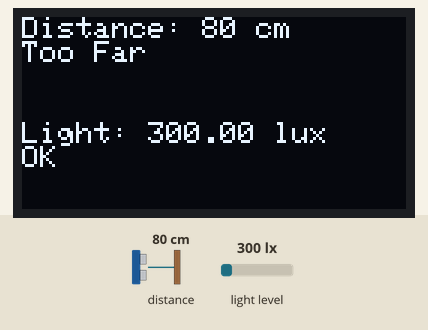
Recording of a sketch running on a simulated Arduino Uno, built with avr-gcc and run on an emulated ATmega328P. Shown: 128×64 one-colour display. The inputs (shaded band) are chosen by the test bench; at power-on: distance to the obstacle 80 cm, light level 300 lx. What the sketch prints to the serial monitor is not drawn.

Above: at 1.4 s.
1.5 s: distance to the obstacle set to 2 cm
At 2.1 s:
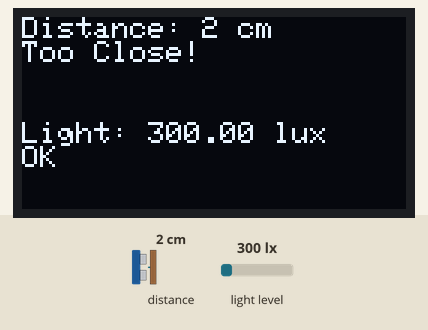
3.2 s: light level set to 111 lx
At 4.5 s:
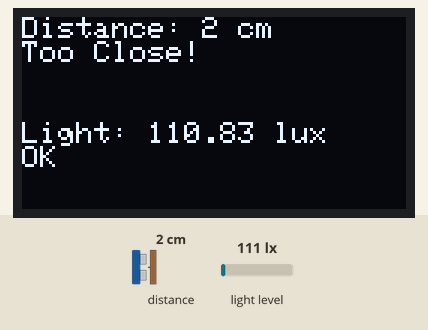
4.9 s: light level set to 90 lx
At 5.6 s:
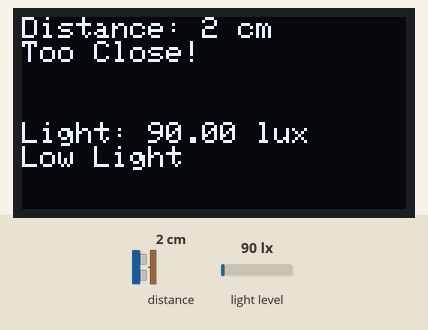
6.6 s: distance to the obstacle set to 22 cm
At 8.0 s:
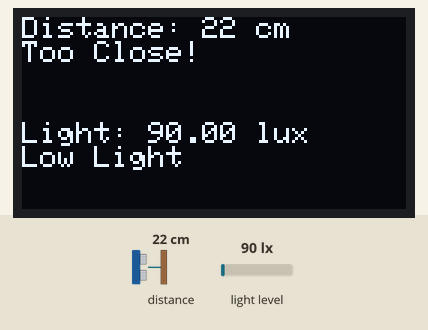
8.3 s: distance to the obstacle set to 28 cm
At 9.2 s:
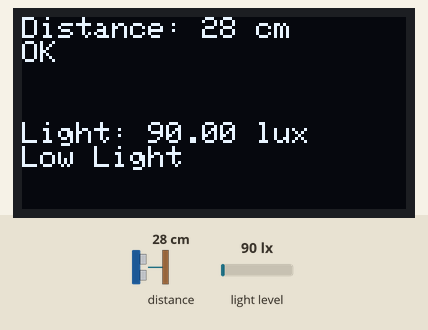
10.0 s: light level set to 500 lx
At 11.6 s:
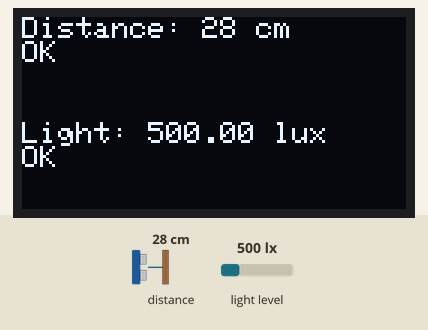
Timing chart, 0 to 12.7 s (numbered marks = the images above; inputs shaded):
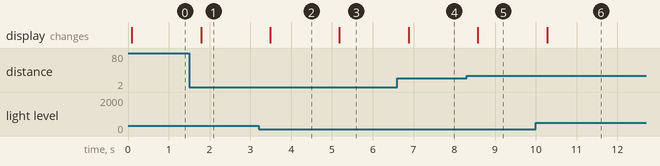

Measured:
- the behaviour switches between 101 and 100 lx on light level (found by bisection; images 2 and 3)
- the behaviour switches between 24 and 25 cm on distance to the obstacle (found by bisection; images 4 and 5)
- after the input at 1.5 s, the display: changes after 0.29 s (image 1)
- after the input at 3.2 s, the display: changes after 0.29 s (image 2)
- after the input at 4.9 s, the display: changes after 0.29 s (image 3)
- after the input at 6.6 s, the display: changes after 0.28 s (image 4)
- after the input at 8.3 s, the display: changes after 0.28 s (image 5)
- after the input at 10.0 s, the display: changes after 0.28 s (image 6)

The sketch:

sketch_jan18a.ino
```cpp
#include <Wire.h>
#include <Adafruit_SSD1306.h>
#include <VL53L0X.h>
#include <BH1750.h>

// OLED screen settings
#define SCREEN_WIDTH 128
#define SCREEN_HEIGHT 64
#define OLED_RESET    -1  // Reset pin, -1 if not used
Adafruit_SSD1306 display(SCREEN_WIDTH, SCREEN_HEIGHT, &Wire, OLED_RESET);

// VL53L0X sensor settings
VL53L0X sensor;

// BH1750 sensor settings
BH1750 lightMeter;

// 20-20-20 Rule Timer (2 minutes work and 20 seconds break)
unsigned long startTime = 0;
const unsigned long workDuration = 2 * 60 * 1000;  // 2 minutes (120,000 milliseconds)
const unsigned long breakDuration = 20 * 1000;     // 20 seconds (20,000 milliseconds)
bool onBreak = false;

void setup() {
  // Start serial communication for debugging
  Serial.begin(115200);
  Wire.begin();

  // Initialize OLED display
  if (!display.begin(SSD1306_SWITCHCAPVCC, 0x3C)) {
    Serial.println(F("OLED initialization failed"));
    while (1);
  }
  display.clearDisplay();
  display.setTextSize(1);
  display.setTextColor(SSD1306_WHITE);

  // Initialize VL53L0X sensor
  if (!sensor.init()) {
    Serial.println("VL53L0X initialization failed!");
    while (1);  // Stop execution if sensor fails
  }
  sensor.setTimeout(500);  // Set timeout for readings
  Serial.println("VL53L0X initialized successfully");

  // Initialize BH1750 sensor
  if (lightMeter.begin()) {
    Serial.println("BH1750 initialized successfully");
  } else {
    Serial.println("BH1750 initialization failed");
    while (1);  // Stop execution if sensor fails
  }

  startTime = millis(); // Start tracking time
}

void loop() {
  // Get distance reading from VL53L0X
  uint16_t distance = sensor.readRangeSingleMillimeters();
  distance = distance / 10;  // Convert to centimeters

  // Get light level from BH1750
  float lightLevel = lightMeter.readLightLevel();

  // Check if VL53L0X reading was successful
  display.clearDisplay();
  display.setCursor(0, 0);

  // Display Distance Status
  if (sensor.timeoutOccurred()) {
    display.println("VL53L0X Timeout");
  } else {
    display.print("Distance: ");
    display.print(distance);
    display.println(" cm");

    if (distance < 25) {
      display.println("Too Close!");
    } else if (distance >= 25 && distance <= 50) {
      display.println("OK");
    } else {
      display.println("Too Far");
    }
  }

  // Display Light Level Status
  display.setCursor(0, 35);
  display.print("Light: ");
  display.print(lightLevel);
  display.println(" lux");

  if (lightLevel < 100) {
    display.println("Low Light");
  } else if (lightLevel >= 100 && lightLevel <= 500) {
    display.println("OK");
  } else {
    display.println("Too Bright");
  }

  // Implement 20-20-20 Rule (2 minutes work, 20 seconds break)
  unsigned long elapsedTime = millis() - startTime;
  display.setCursor(0, 55);

  if (!onBreak && elapsedTime >= workDuration) {
    display.println("Take a Break!");
    onBreak = true;
    startTime = millis(); // Reset timer for break
  } else if (onBreak && elapsedTime >= breakDuration) {
    display.println("Back to Work!");
    onBreak = false;
    startTime = millis(); // Reset timer for work session
  }

  // Show the data on the OLED screen
  display.display();

  // Delay before the next reading
  delay(500);
}
```
